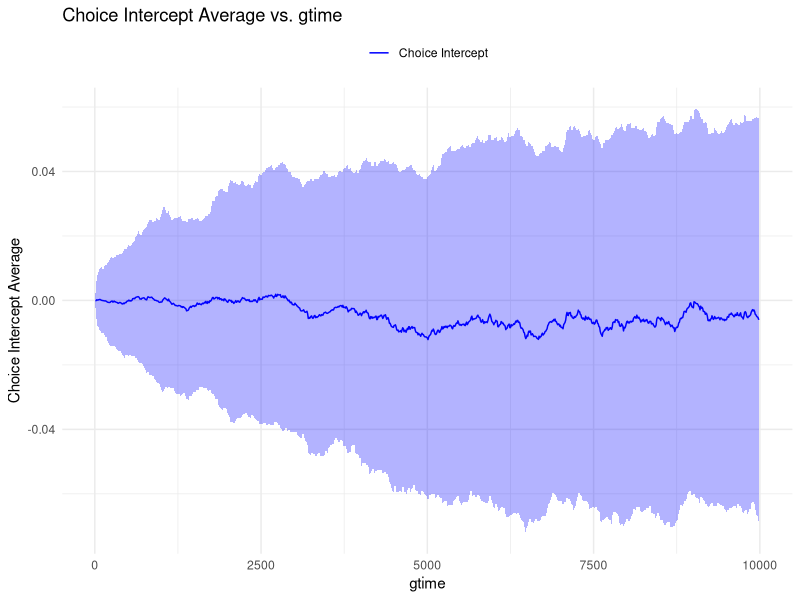
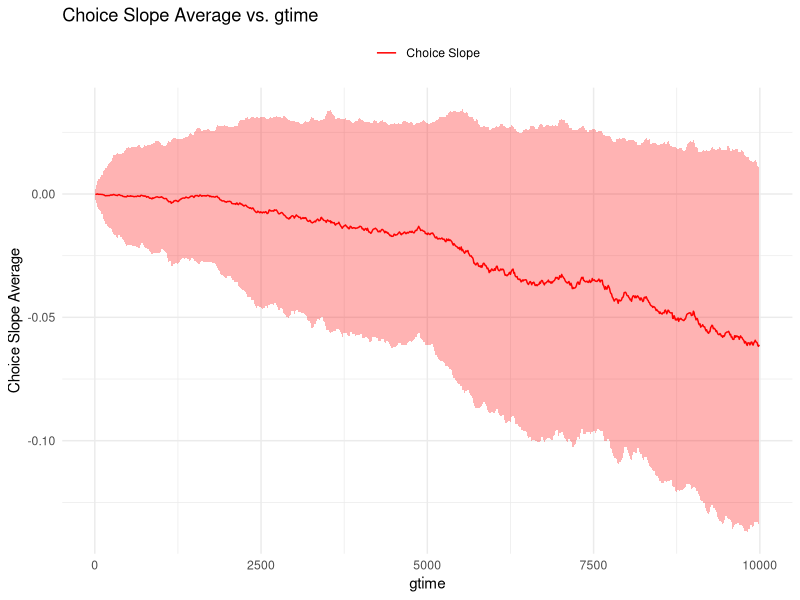
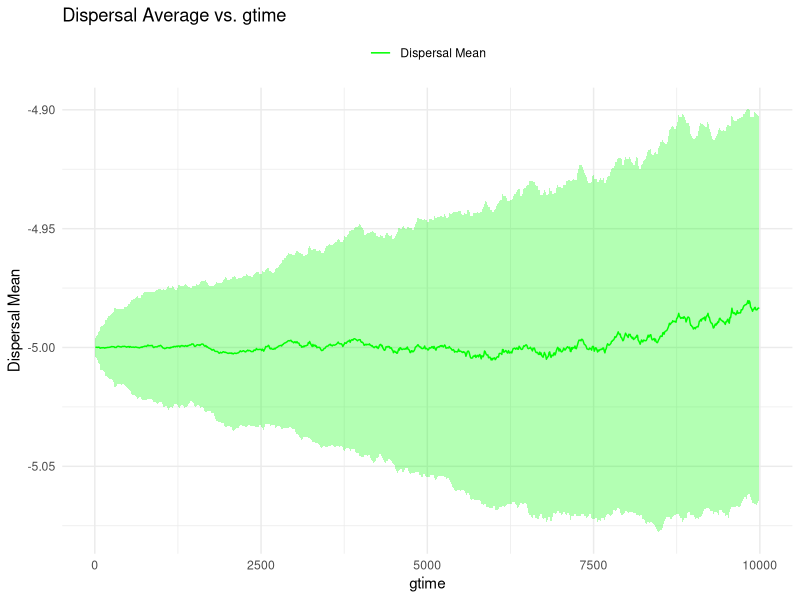
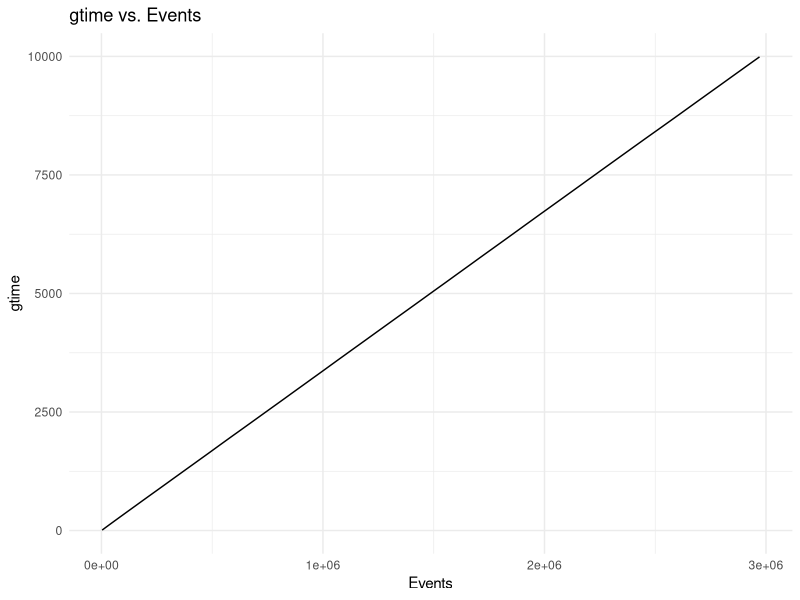
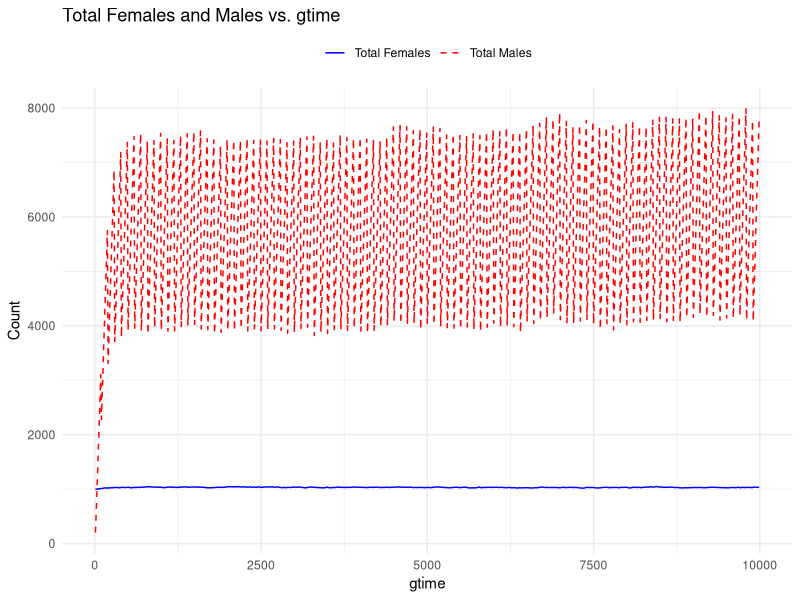
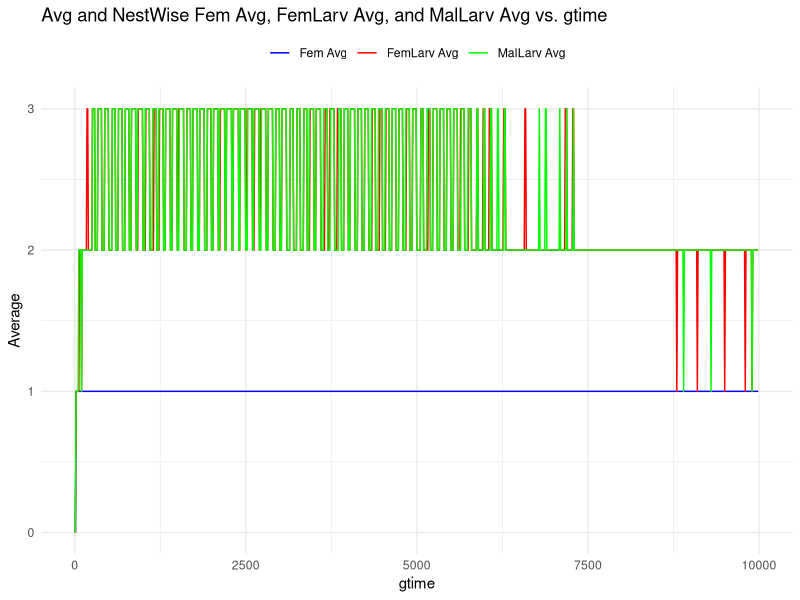
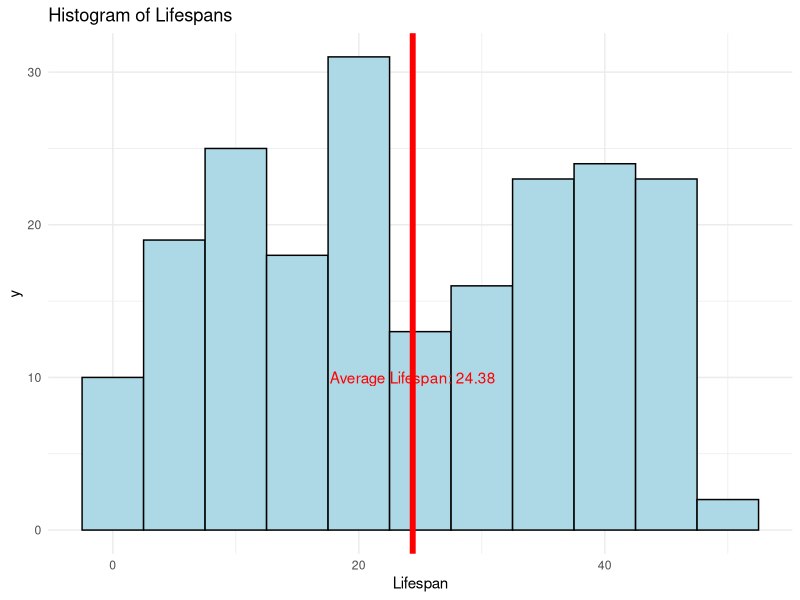
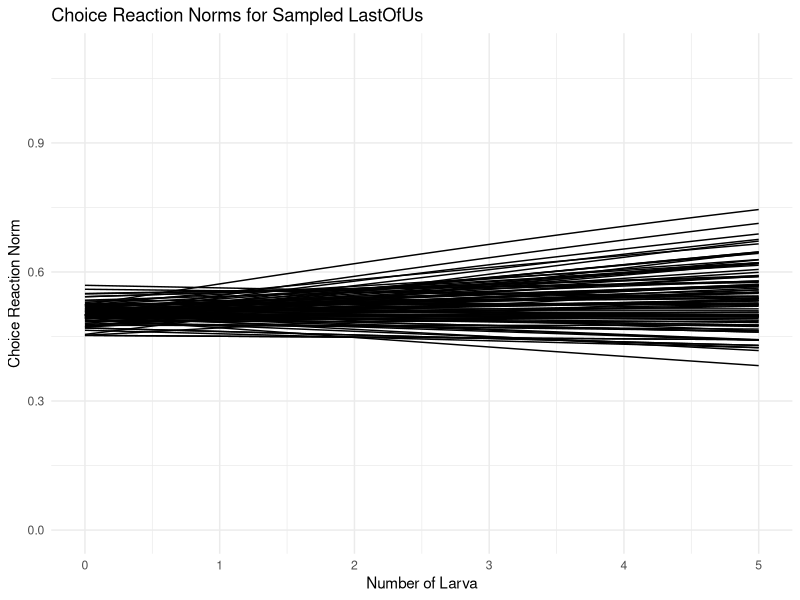

These charts were generated, in order, by the following R code:
library(tidyverse)
library(ggpubr)
library(gridExtra)
library(patchwork)


data <- read.csv("OutputCSV/evolution.csv")

# Create output folder if not exists
dir.create("OutputImages", showWarnings = FALSE)

# Plot choice_int_avg vs gtime with standard deviation
p1 <- ggplot(data, aes(x = gtime, y = choice_int_avg, color = "Choice Intercept")) +
  geom_line() +
  geom_ribbon(aes(ymin = choice_int_avg - choice_int_std, ymax = choice_int_avg + choice_int_std), alpha = 0.3, fill = "blue", color = NA) +  # Remove boundary color
  labs(title = "Choice Intercept Average vs. gtime ", x = "gtime", y = "Choice Intercept Average") +
  theme_minimal() +
  theme(legend.position="top") +
  scale_color_manual(values = "blue") +
  guides(color = guide_legend(title = NULL))


# Plot choice_slope_avg vs gtime with standard deviation
p2 <- ggplot(data, aes(x = gtime, y = choice_slope_avg, color = "Choice Slope")) +
  geom_line() +
  geom_ribbon(aes(ymin = choice_slope_avg - choice_slope_std, ymax = choice_slope_avg + choice_slope_std), alpha = 0.3, fill = "red", color = NA) +
  labs(title = "Choice Slope Average vs. gtime ", x = "gtime", y = "Choice Slope Average") +
  theme_minimal() +
  theme(legend.position="top") +
  scale_color_manual(values = "red") +
  guides(color = guide_legend(title = NULL))

# Plot dispersal_mean vs gtime with standard deviation
p3 <- ggplot(data, aes(x = gtime, y = dispersal_avg, color = "Dispersal Mean")) +
  geom_line() +
  geom_ribbon(aes(ymin = dispersal_avg - dispersal_std, ymax = dispersal_avg + dispersal_std), alpha = 0.3, fill = "green", color = NA) +
  labs(title = "Dispersal Average vs. gtime ", x = "gtime", y = "Dispersal Mean") +
  theme_minimal() +
  theme(legend.position="top") +
  scale_color_manual(values = "green") +
  guides(color = guide_legend(title = NULL))

# Plot gtime vs events
p4 <- ggplot(data, aes(x = event, y = gtime)) +
  geom_line() +
  labs(title = "gtime vs. Events", x = "Events", y = "gtime") +
  theme_minimal()

# Plot total females and total males vs gtime
p5 <- ggplot(data, aes(x = gtime)) +
  geom_line(aes(y = num_female, color = "Total Females"), linetype = "solid") +
  geom_line(aes(y = num_male, color = "Total Males"), linetype = "dashed") +
  labs(title = "Total Females and Males vs. gtime", x = "gtime", y = "Count") +
  theme_minimal() +
  theme(legend.position="top") +
  scale_color_manual(values = c("Total Females" = "blue", "Total Males" = "red")) +
  guides(color = guide_legend(title = NULL, override.aes = list(linetype = c("solid", "dashed"))))

# Plot fem_avg, femLarv_avg, and malLarv_avg with standard deviations vs gtime
p6 <- ggplot(data, aes(x = gtime)) +
  geom_line(aes(y = fem_avg, color = "Fem Avg"), linetype = "solid") +
  geom_line(aes(y = femLarv_avg, color = "FemLarv Avg"), linetype = "solid") +
  geom_line(aes(y = malLarv_avg, color = "MalLarv Avg"), linetype = "solid") +
  labs(title = "Avg and NestWise Fem Avg, FemLarv Avg, and MalLarv Avg vs. gtime", x = "gtime", y = "Average") +
  theme_minimal() +
  theme(legend.position="top") +
  scale_color_manual(values = c("Fem Avg" = "blue", "FemLarv Avg" = "red", "MalLarv Avg" = "green")) +
  guides(color = guide_legend(title = NULL))

# Save individual plots as images in the output folder
ggsave("OutputImages/evolution_choiceIntercept.png", p1, width = 8, height = 6)
ggsave("OutputImages/evolution_choiceSlope.png", p2, width = 8, height = 6)
ggsave("OutputImages/evolution_dispersal.png", p3, width = 8, height = 6)
ggsave("OutputImages/evolution_GtimeVsEvents.png", p4, width = 8, height = 6)
ggsave("OutputImages/evolution_TotalAdults.png", p5, width = 8, height = 6)
ggsave("OutputImages/evoltion_NestWisePopulation.png", p6, width = 8, height = 6)


# Read the higher mutation v2 CSV file
data_last <- read.csv("OutputCSV/LastOfUs.csv")

# Subset data for individuals with t_death != -1
subset_data <- data_last[data_last$t_death != -1, ]

# Calculate lifespan
subset_data$lifespan <- subset_data$t_death - subset_data$t_birth

# Create a histogram using ggplot2
histogram <- ggplot(subset_data, aes(x = lifespan)) +
  geom_histogram(binwidth = 5, fill = "lightblue", color = "black") +
  labs(title = "Histogram of Lifespans", x = "Lifespan") +
  theme_minimal() +
  theme(legend.position = "none") +
  geom_vline(xintercept = mean(subset_data$lifespan, na.rm = TRUE), col = "red", lwd = 2) +
  annotate("text", x = mean(subset_data$lifespan, na.rm = TRUE), y = 10,
           label = paste("Average Lifespan:", round(mean(subset_data$lifespan, na.rm = TRUE), 2)), col = "red")

# Save the plot
ggsave("OutputImages/LastOfUs_HistLifespan.png", plot = histogram)

# Add a line at the average lifespan
avg_lifespan <- mean(subset_data$lifespan, na.rm = TRUE)

# Print average lifespan to the console
cat("Average Lifespan:", round(avg_lifespan, 2), "\n")

# Calculate and print average time per generation
total_gtime <- max(data_last$gtime)
generations_passed <- total_gtime / mean(subset_data$lifespan)
cat(round(generations_passed, 2), " generations done in ", total_gtime, "gtime \n")

# So total number of generations in long model are
evolution_numGen = 100000 / avg_lifespan
cat(evolution_numGen ," generations done in long evolution of 100000 gtime \n")

# Find the total number of unique starting individuals
unique_starting_individuals <- data_last[1:1000, ] %>%
  distinct(ind_id) %>%
  arrange(desc(ind_id)) %>%
  slice(which.max(ind_id < 1000))

alpha <- unique_starting_individuals$ind_id + 1
alpha <- 100 # In case of just 100 individuals

# Take the first alpha rows of output_LastOfUs.csv
subset_alpha_data <- data_last[1:alpha, ]

# Confirm that these have unique ind_ids
stopifnot(length(unique(subset_alpha_data$ind_id)) == nrow(subset_alpha_data))

# Initialize an empty plot
p <- ggplot() +
  labs(title = "Choice Reaction Norms for Sampled LastOfUs", x = "Number of Larva", y = "Choice Reaction Norm") +
  theme_minimal() +
  theme(legend.position = "none") +
  ylim(0, 1.1)
max_larva = 5
x = seq(0, max_larva, length.out = 100)
# Loop to add logistic curves to the plot
for (i in seq(1:alpha)) {
  curve <- data.frame(x = x, 
                      y = 1 / (1 + exp(subset_alpha_data$choice_int[i] + subset_alpha_data$choice_slope[i] * x)))
  p <- p + geom_line(data = curve, aes(x = x, y = y, group = factor(i)))
}

# Save the plot
ggsave("OutputImages/LastOfUs_ReactionNorms.png", p, width = 8, height = 6)

# Plot a histogram of dispersal values for alpha individuals
pdisp <- ggplot(subset_alpha_data, aes(x = dispersal)) +
  geom_histogram(binwidth = 0.1, fill = "lightblue", color = "black") +
  labs(title = "Histogram of Dispersal Values for Sampled LastOfUs", x = "Dispersal", y = "Count") +
  theme_minimal()

# Save the plot
ggsave("OutputImages/LastOfUs_HistDispersal.png", pdisp, width = 8, height = 6)

# Find the total number of unique nest IDs
unique_nest_ids <- unique(data_last$nest_id)

# Randomly sample 100 nest IDs
sampled_nest_ids <- sample(unique_nest_ids, 100)

# Initialize an empty plot for p7
p7 <- ggplot() +
  labs(title = "Nestwise Adult Female Growth of Sampled Nests", x = "gtime", y = "Number of Adult Females") +
  theme_minimal() +
  theme(legend.position = "none")

# Loop through the sampled nest IDs
for (nest_id in sampled_nest_ids) {
  # Subset data for the current nest ID
  subset_nest_data <- data_last[data_last$nest_id == nest_id, ]
  
  # Plot num_adults vs gtime for the current nest
  p7 <- p7 + geom_line(data = subset_nest_data, aes(x = gtime, y = num_adults, group = factor(nest_id)))
}

# Save the plot
ggsave("OutputImages/LastOfUs_AdultNestwiseGrowth.png", p7, width = 8, height = 6)

##### LoU: Specialisation graphs #####
# Set seed for reproducibility
set.seed(123)

# Randomly select 4 unique nest IDs
random_nest_ids <- sample(unique(data_last$nest_id), 4)

# Initialize a list to store plots
plot_list_pertime <- list()
plot_list_perchoice <- list()

# Loop through the randomly selected nest IDs
for (nest_id in random_nest_ids) {
  # Subset data for the current nest ID
  subset_nest_data <- data_last[data_last$nest_id == nest_id, ]
  
  # Calculate total number of task switches and their percentage for each individual with more than 10 tasks
  unique_individuals <- unique(subset_nest_data$ind_id)
  
  # Initialize data frames to store results
  task_choice_data <- data.frame(ind_id = numeric(),
                                 total_task_choices = numeric(),
                                 pertime_foraging = numeric(),
                                 perchoice_foraging = numeric())
  
  # Loop through unique individual IDs
  for (ind_id in unique_individuals) {
    # Subset data for the current individual ID
    subset_ind_data <- subset_nest_data[subset_nest_data$ind_id == ind_id, ]
    
    # Check if the individual has more than 10 tasks
    if (nrow(subset_ind_data) > 10) {
      # Calculate total number of task switches
      total_task_choices <- nrow(subset_ind_data)
      
      # Calculate total time spent foraging
      pertime_foraging <- sum(subset_ind_data$current_foraging * 3.0) / sum(subset_ind_data$current_foraging * 3.0 + (1 - subset_ind_data$current_foraging) * 4.0)
      
      # Calculate task foraging percentage
      perchoice_foraging <- sum(subset_ind_data$current_foraging) / nrow(subset_ind_data)
      
      # Append results to the data frame
      task_choice_data <- rbind(task_choice_data,
                                data.frame(ind_id = ind_id,
                                           total_task_choices = total_task_choices,
                                           pertime_foraging = pertime_foraging,
                                           perchoice_foraging = perchoice_foraging))
    }
  }
  
  # Create histogram for total time spent foraging
  p8 <- ggplot(task_choice_data, aes(x = pertime_foraging)) +
    geom_histogram(fill = "lightblue", color = "black") +
    labs(title = paste("Nest ID:", nest_id), x = "Total Time Foraging", y = "Count") +
    theme_minimal()
  
  # Save the plot to the list
  plot_list_pertime[[paste("Nest", nest_id, sep = "_")]] <- p8
  
  # Create histogram for task foraging percentage
  p9 <- ggplot(task_choice_data, aes(x = perchoice_foraging)) +
    geom_histogram(fill = "lightblue", color = "black") +
    labs(title = paste("Nest ID:", nest_id), x = "Task Foraging Percentage", y = "Count") +
    theme_minimal()
  
  # Save the plot to the list
  plot_list_perchoice[[paste("Nest", nest_id, sep = "_")]] <- p9
}


# Save the combined plot
ggsave(paste("OutputImages/LastOfUs_HistTimeForaging.png", sep = ""), wrap_plots(plot_list_pertime), width = 12, height = 8)
ggsave(paste("OutputImages/LastOfUs_HistTaskForaging.png", sep = ""), wrap_plots(plot_list_perchoice), width = 12, height = 8)
